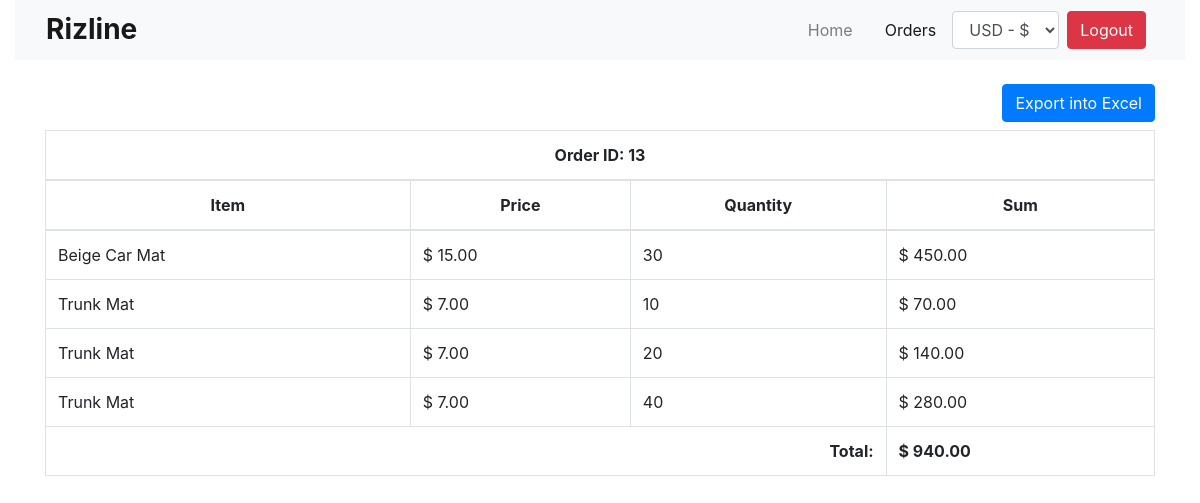
/order_details.php?order_id=13 (signed in), run on the app's committed database.
### tables this page shows
CREATE TABLE `order_lines` (
  `ol_id` int NOT NULL,
  `order_id` int NOT NULL,
  `item_id` int NOT NULL,
  `quantity` int NOT NULL,
  `price` decimal(10,2) NOT NULL,
  `created_at` timestamp NOT NULL DEFAULT CURRENT_TIMESTAMP
);

CREATE TABLE `rizline_list` (
  `ID` int NOT NULL,
  `ITEM` varchar(255) NOT NULL,
  `EAN` varchar(255) NOT NULL,
  `BRAND` varchar(255) NOT NULL,
  `MODEL` varchar(255) NOT NULL,
  `YEAR` varchar(255) NOT NULL,
  `QTY` varchar(255) NOT NULL,
  `PRICE` varchar(255) NOT NULL,
  `IMAGE` varchar(255) NOT NULL
);

### order_details.php (the view, shortened to what this page needs)
<?php
$order_id = $_GET['order_id'];
?>
<!DOCTYPE html>
<html lang="en">
    <head>
        <link rel="stylesheet" href="https://cdn.jsdelivr.net/npm/bootstrap@4.4.1/dist/css/bootstrap.min.css"
>
        <link rel="stylesheet" href="https://cdn.jsdelivr.net/npm/bootstrap-icons@1.11.3/font/bootstrap-icons.min.css">
        <link rel="stylesheet" href="./style.css">
    </head>
    <body>
        <div class="container-fluid">
            <form action="" method="post">
                <?php
                include './header.php';
                ?>
                <main class="mt-4">
                    <div class="container">
                        <div class="table-responsive">
                            <div class="mb-2 text-right">
                                <button class="btn btn-primary"
                                    onclick="exportIntoExcel('<?php echo $order_id; ?>')">Export into Excel</button>
                            </div>
                            <table class="table table-bordered" id="order_details" style="width:100%">
                                <thead>
                                    <tr>
                                        <th colspan="4" class="text-center"> Order ID: <?php echo $order_id; ?>
                                        </th>
                                    </tr>
                                    <tr class="text-center">
                                        <th>Item</th>
                                        <th>Price</th>
                                        <th>Quantity</th>
                                        <th>Sum</th>
                                    </tr>
                                </thead>
                                <tbody>
                                    <?php
                                    $sql3 = "SELECT * FROM order_lines WHERE `order_id` = '$order_id'";
                                    $result3 = mysqli_query($conn, $sql3);
                                    $total = 0;
                                    if (mysqli_num_rows($result3) > 0) {
                                        while ($row3 = mysqli_fetch_assoc($result3)) {
                                            $item_id = $row3['item_id'];
                                            $sql2 = "SELECT * FROM rizline_list WHERE `ID` = '$item_id'";
                                            $result2 = mysqli_query($conn, $sql2);
                                            $row2 = mysqli_fetch_assoc($result2);
                                            if (!empty($row2)) {
                                                $item = $row2['ITEM'];
                                            } else {
                                                $item = 'NULL';
                                            }
                                            $itemTotal = $row3['quantity'] * $row3['price'];
                                            $total += $itemTotal;
                                            ?>
                                            <tr>
                                                <td>
                                                    <?php echo $item; ?>
                                                </td>
                                                <td>
                                                    <?php echo '$ ' . number_format($row3['price'], 2, '.', ','); ?>
                                                </td>
                                                <td>
                                                    <?php echo $row3['quantity']; ?>
                                                </td>
                                                <td>
                                                    <?php echo '$ ' . number_format($itemTotal, 2, '.', ','); ?>
                                                </td>
                                            </tr>
                                            <?php
                                        }
                                    }
                                    ?>
                                </tbody>
                                <tfoot>
                                    <tr>
                                        <td colspan="3" class="text-right"><b>Total: </b> </td>
                                        <td>
                                            <b><?php echo '$ ' . number_format($total, 2, '.', ','); ?></b>
                                        </td>
                                    </tr>
                                </tfoot>
                            </table>
                        </div>
                    </div>
                </main>
            </form>
        </div>
    </body>
</html>

### style.css (style rules this page uses)
* { scrollbar-width: thin; }

### data on the page
order_lines: item.ITEM "Beige Car Mat", price "15.00", quantity "30", itemTotal "450.00"
order_lines: item.ITEM "Trunk Mat", price "7.00", quantity "10", itemTotal "70.00"
order_lines: item.ITEM "Trunk Mat", price "7.00", quantity "20", itemTotal "140.00"
order_lines: item.ITEM "Trunk Mat", price "7.00", quantity "40", itemTotal "280.00"

### other printed values
$order_id "13"
$total "940.00"
